Frame 1 (no input): blank canvas, image omitted
Frame 60 (no input): blank canvas, image omitted
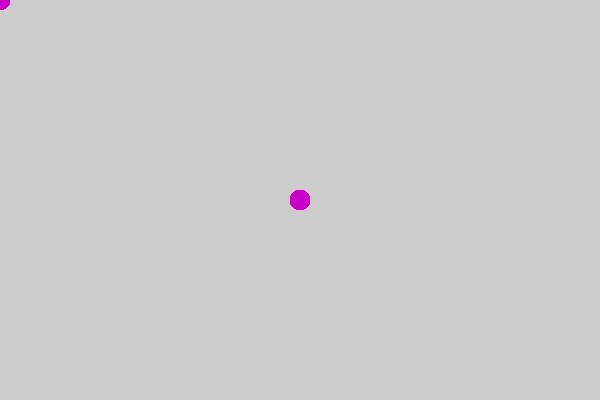
Frame 120 (the mouse pressed at the canvas centre since frame 60)

The p5.js sketch whose frames 1 and 60 were blank and that drew this single picture after the mouse press (run headless with seeded random() and noise() and a simulated clock; from frame 60 on, the mouse is pressed at the canvas centre):

// p5.js sketch
// ── sketch.js
// A basic painting example with the mouse
//
// By Jon Froehlich
// http://makeabilitylab.io
// 
// See:
//  - https://medium.com/comsystoreply/introduction-to-p5-js-9a7da09f20aa
//  - https://learning.oreilly.com/library/view/make-getting-started/9781457186769/ch05.html#response


// Set the brush color and paint the initial background (drawn once so the
// trail accumulates rather than being cleared each frame).
function setup() {
  createCanvas(600, 400);
  // Accessibility: text description of the canvas for screen readers
  // https://p5js.org/reference/p5/describe/
  describe("A drawing canvas where moving the mouse paints a trail of semi-transparent purple circles.");
  fill(200, 0, 200, 150);
  background(204);
  noStroke();
}

// Each frame: stamp a circle at the mouse position (no background clear, so
// the circles build up into a painted trail).
function draw() {
  ellipse(mouseX, mouseY, 20);
}
